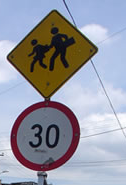
#> input picture Tarea3/Fig/doble.png, 126 x 185 px
$ jupyter execute --allow-errors Tarea3.ipynb   (shell and % lines are left out)   (Python 2 division)
#> lines starting #> are read from the running program, lines starting #| are printed output that depends on the picture
<h1>TAREA 3</h1>
<h2>Sergio Alejandro Diaz Pinilla</h2>
<h2>Julian Camilo Mendez Corredor</h2>
<br>
<br>
<h2>Punto 1</h2>

<p>Estudiar los diferentes espacios de color que tiene OpenCV, utilizando imágenes de su proyecto.</p>

<h1 style="font-size:100%; background-color:rgba(70, 0, 700, 0.2); color:black; text-align:center; line-height : 30px;">
Visión de Máquina &#8212; F. Prieto </h1>

[cell 1]
import cv2
import time
from IPython.display import Image
import numpy as np
from matplotlib import pyplot as plt
from __future__ import division
from scipy.fftpack import fft, fftfreq

img = cv2.imread('Fig/doble.png',1)
#> img is the input picture: shape (185, 126, 3); mean B, G, R 163.4, 152.7, 150.7
print "Listo"
imgrgb = cv2.cvtColor(img, cv2.COLOR_BGR2RGB)

plt.figure(1)
#> (this line was passed over: IPython is not available in this run)
#> (the rest of this cell did not finish here and is left out)

[cell 2]
# Cambio a XYZ
imgxyz = cv2.cvtColor(imgrgb, 33)
#> imgxyz: shape (185, 126, 3); mean of channels 0, 1, 2 146.2, 153, 175.6

plt.figure(3)
#> (this line was passed over: IPython is not available in this run)
#> (the rest of this cell did not finish here and is left out)

[cell 3]
# Cambio a yCrCb
imgycrcb = cv2.cvtColor(imgrgb, 37)
#> imgycrcb: shape (185, 126, 3); mean of channels 0, 1, 2 153.3, 126.1, 133.7

plt.figure(3)
#> (this line was passed over: IPython is not available in this run)
#> (the rest of this cell did not finish here and is left out)

[cell 4]
# Cambio a LUV

imgLUV = cv2.cvtColor(imgrgb, 51)
#> imgLUV: shape (185, 126, 3); mean of channels 0, 1, 2 159.1, 95.7, 125.3


plt.figure(3)
#> (this line was passed over: IPython is not available in this run)
#> (the rest of this cell did not finish here and is left out)

[cell 5]
# Cambio a YUV

imgYUV = cv2.cvtColor(imgrgb, 83)
#> imgYUV: shape (185, 126, 3); mean of channels 0, 1, 2 153.3, 132.9, 125.7


plt.figure(3)
#> (this line was passed over: IPython is not available in this run)
#> (the rest of this cell did not finish here and is left out)

<h2>Analisis </h2>
<p>Se puede ver que en los diferentes espacios de color se resaltan algunas caracteristicas que podriamos querer, como colores, textos, en concreto en las imagenes de las señal resalta el contorno que tiene color de la señal y el rayon que tiene esta</p>

<h1 style="font-size:100%; background-color:rgba(70, 0, 700, 0.2); color:black; text-align:center; line-height : 30px;"> </h1>

<p>Implementar, como una función para OpenCV, las conversiones entre los espacios de color siguientes:</p>
  <li>RGB a LUX y su inversa.</li>
  <li>RGB a OHTA y su inversa.</li>
<p>evaluarlas en su proyecto o en aplicaciones a detección de rostros y de segmentación de productos, respectivamente.</p>

[cell 6]
def RGBTLUX(img):
    red = img[:,:,0]
    green = img[:,:,1]
    blue = img[:,:,2]

    width, height = img.shape[:2]

    L = np.zeros((width,height),np.uint8)
    U = np.zeros((width,height),np.uint8)
    X = np.zeros((width,height),np.uint8)
    L = (((red+1)**0.3)*((green+1)**0.6)*((blue+1)**0.6))-1

    if((L>=red).all()):
        U = 128*((red+1)/(L+1))
    else:
        U = 256 - 128*((L+1)/(red+1))

    if((L>=blue).all()):
        X = 128*((blue+1)/(L+1))
    else:
        X= 256 - 128*((L+1)/(blue+1))

    return L ,U , X

def LUXRGB(L,U,X):

    if (not U.all()<128):
        R=((U*(L+1))/128)-1
    else:
        R=((128)*(L+1)/(256-U))-1

    if (X.all() <128):
        B=((X*(L+1))/128)-1
    else:
        B=((128)*(L+1)/(256-X))-1

    G=((L+1) /((R+1)**(0.3) * (B+1)**(0.6)))**(5/3) -1
    return R,G,B


red = imgrgb[:,:,0]
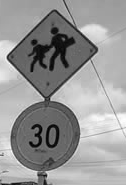
#> red: shape (185, 126); min 0, max 255, mean 150.7
green = imgrgb[:,:,1]
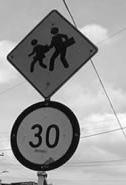
#> green: shape (185, 126); min 0, max 255, mean 152.7
blue = imgrgb[:,:,2]
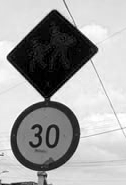
#> blue: shape (185, 126); min 0, max 255, mean 163.4

L, U , X = RGBTLUX(imgrgb)
#> in RGBTLUX, `L = (((red+1)**0.3)*((green+1)**0.6)*((blue+1)**0.6))-1`:
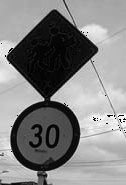
#> L: shape (185, 126) float64; min -1, max 4037.5, mean 2097.4; drawn with min black and max white
#> in RGBTLUX, `U = 256 - 128*((L+1)/(red+1))`:
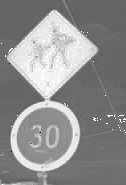
#> U: shape (185, 126) float64; 0.01% of the values are NaN or infinite; the others: min -3284.6, max 256, mean -1314.2; drawn with min black, max white, NaN and infinite black
#> in RGBTLUX, `X= 256 - 128*((L+1)/(blue+1))`:
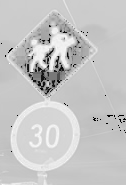
#> X: shape (185, 126) float64; 0.3% of the values are NaN or infinite; the others: min -7523.8, max 256, mean -1459; drawn with min black, max white, NaN and infinite black
nuevoR,nuevoG,nuevoB=LUXRGB(L,U,X)
#> in LUXRGB, `B=((X*(L+1))/128)-1`:
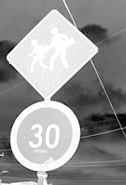
#> B: shape (185, 126) float64; 0.3% of the values are NaN or infinite; the others: min -55881.8, max 26.56, mean -23411.3; drawn with min black, max white, NaN and infinite black
plt.figure(1)
#> (this line was passed over: IPython is not available in this run)
#> (the rest of this cell did not finish here and is left out)

[cell 7]
def RGBTOIII(img):
    red = img[:,:,0]
    green = img[:,:,1]
    blue = img[:,:,2]

    width, height = img.shape[:2]

    I1 = (1/3)*(np.float32(red)+np.float32(green)+np.float32(blue))
    I2 = (1/2)*(np.float32(red)-np.float32(blue))
    I3 = (1/4)*(2*np.float32(green)-np.float32(red)-np.float32(blue))
    return I1,I2,I3

def IIITORGB(I1,I2,I3, img):
    width, height = img.shape[:2]

    R = I1 + I2 -(2/3)* I3
    G = I1 + (4/3)* I3
    B = I1 - I2 -(2/3)*I3
    red = img[:,:,0]
    green = img[:,:,1]
    blue = img[:,:,1]
    return R,G,B

I1,I2,I3 = RGBTOIII(imgrgb)
#> in RGBTOIII, `I1 = (1/3)*(np.float32(red)+np.float32(green)+np.float32(blue))`: I1: shape (185, 126) float32; every value is 0
#> in RGBTOIII, `I2 = (1/2)*(np.float32(red)-np.float32(blue))`: I2: shape (185, 126) float32; every value is 0
#> in RGBTOIII, `I3 = (1/4)*(2*np.float32(green)-np.float32(red)-np.float32(blue))`: I3: shape (185, 126) float32; every value is 0
R1,G1,B1 = IIITORGB(I1,I2,I3,imgrgb)

plt.figure(1)
#> (this line was passed over: IPython is not available in this run)
plt.subplot(231), plt.imshow(I1,cmap=plt.cm.gray), plt.title('I1')
plt.subplot(232), plt.imshow(I2,cmap=plt.cm.gray), plt.title('I2')
plt.subplot(233), plt.imshow(I3, cmap=plt.cm.gray), plt.title('I3')
plt.subplot(234), plt.imshow(I1+I2+I3), plt.title('I1I2I3')
plt.show()

plt.figure(3)
plt.subplot(131), plt.imshow(imgrgb[:,:,0],cmap=plt.cm.gray), plt.title('r original')
plt.subplot(132), plt.imshow(imgrgb[:,:,1],cmap=plt.cm.gray), plt.title('g original')
plt.subplot(133), plt.imshow(imgrgb[:,:,2], cmap=plt.cm.gray), plt.title('b original')
plt.show()

plt.figure(2)
plt.subplot(131), plt.imshow(R1,cmap=plt.cm.gray), plt.title('r recuperado')
plt.subplot(132), plt.imshow(G1,cmap=plt.cm.gray), plt.title('g recuperado')
plt.subplot(133), plt.imshow(B1, cmap=plt.cm.gray), plt.title('b recuperado')
plt.show()

$ run again, with Tarea3/Fig/face.png copied over Tarea3/Fig/doble.png
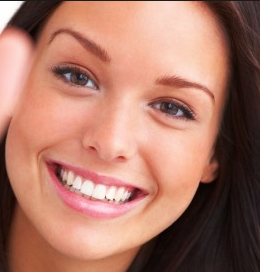
#> input picture Tarea3/Fig/face.png, 260 x 272 px
#> img is the input picture: shape (272, 260, 3); mean B, G, R 103.6, 119.6, 171.1
#> imgxyz: shape (272, 260, 3); mean of channels 0, 1, 2 132, 129.4, 115.9
#> imgycrcb: shape (272, 260, 3); mean of channels 0, 1, 2 133.2, 155.1, 111.3
#> imgLUV: shape (272, 260, 3); mean of channels 0, 1, 2 136.2, 121.8, 153.4
#> imgYUV: shape (272, 260, 3); mean of channels 0, 1, 2 133.2, 113.4, 161.2
#> in RGBTLUX, `X= 256 - 128*((L+1)/(blue+1))`:
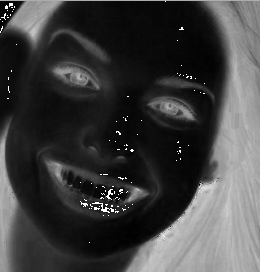
#> X: shape (272, 260) float64; 0.05% of the values are NaN or infinite; the others: min -1839.9, max 256, mean -1311; drawn with min black, max white, NaN and infinite black
#> in LUXRGB, `B=((X*(L+1))/128)-1`:
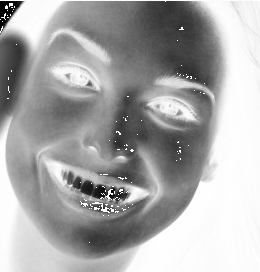
#> B: shape (272, 260) float64; 0.05% of the values are NaN or infinite; the others: min -56882, max 8.26, mean -19244; drawn with min black, max white, NaN and infinite black
#> I1: shape (272, 260) float32; every value is 0
#> I2: shape (272, 260) float32; every value is 0
#> I3: shape (272, 260) float32; every value is 0

$ run again, with Tarea3/Fig/giro.jpg saved as Tarea3/Fig/doble.png
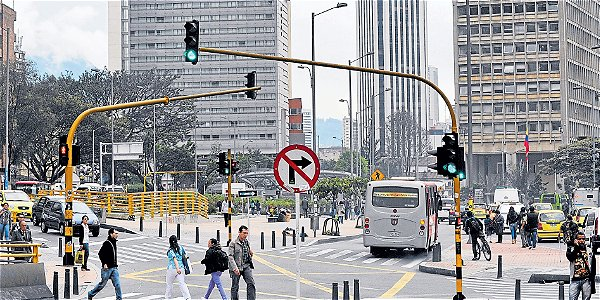
#> input picture Tarea3/Fig/giro.jpg, 600 x 300 px
#> img is the input picture: shape (300, 600, 3); mean B, G, R 155, 153.5, 153.8
#> imgxyz: shape (300, 600, 3); mean of channels 0, 1, 2 146.3, 153.7, 166.1
#> imgycrcb: shape (300, 600, 3); mean of channels 0, 1, 2 153.8, 128, 128.6
#> imgLUV: shape (300, 600, 3); mean of channels 0, 1, 2 158.4, 96.8, 135.1
#> imgYUV: shape (300, 600, 3); mean of channels 0, 1, 2 153.8, 128.4, 128
#> in RGBTLUX, `X= 256 - 128*((L+1)/(blue+1))`:
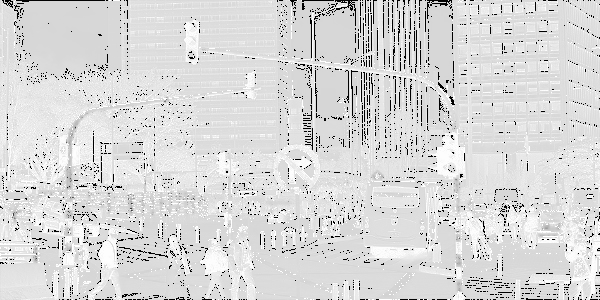
#> X: shape (300, 600) float64; 3.81% of the values are NaN or infinite; the others: min -12493.7, max 256, mean -1213.9; drawn with min black, max white, NaN and infinite black
#> in LUXRGB, `B=((X*(L+1))/128)-1`:
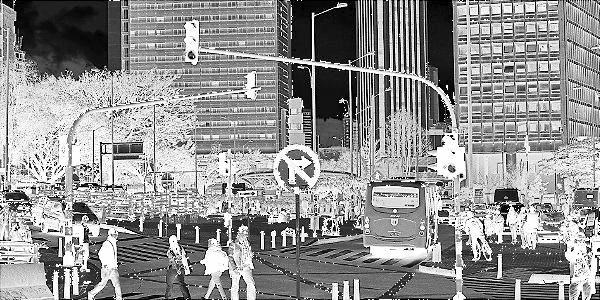
#> B: shape (300, 600) float64; 3.81% of the values are NaN or infinite; the others: min -56882, max 58.07, mean -23021.2; drawn with min black, max white, NaN and infinite black
#> I1: shape (300, 600) float32; every value is 0
#> I2: shape (300, 600) float32; every value is 0
#> I3: shape (300, 600) float32; every value is 0
